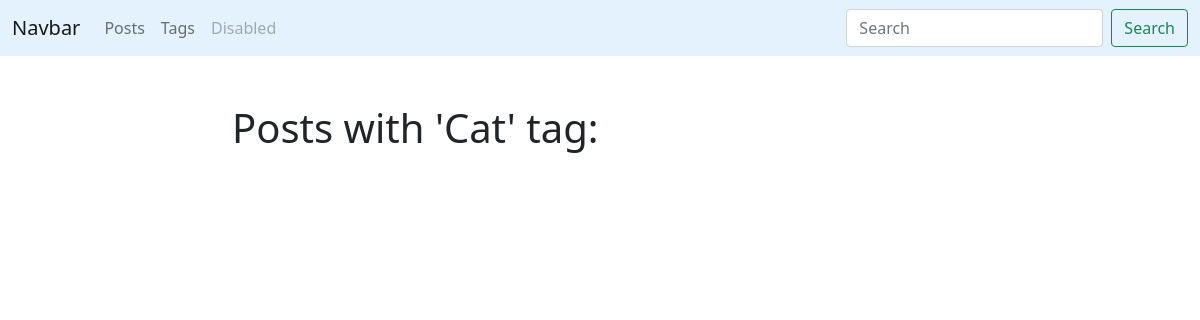
The page /blog/tag/cat/ on the database as committed earlier.
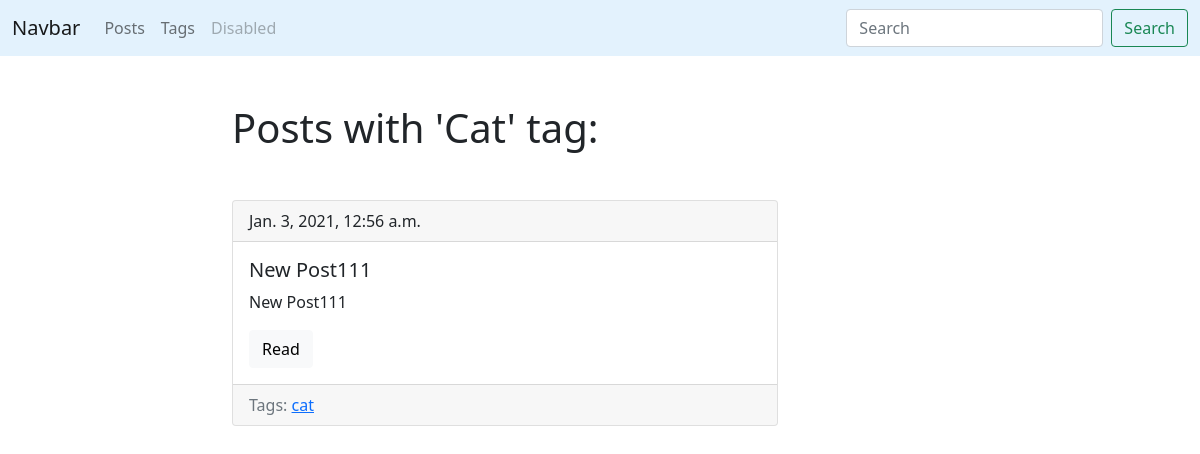
The same page on the database as committed later.
### blog/models.py (models this page shows, shortened)
class Tag(models.Model):
    title = models.CharField(max_length=50)
    slug = models.SlugField(max_length=50, unique=True)
    def get_absolute_url(self):
        return reverse('tag_detail_url', kwargs={'slug': self.slug})
    class Meta:
        ordering = ['title']

class Post(models.Model):
    title = models.CharField(max_length= 150, db_index = True)
    slug = models.SlugField(max_length=150, blank=True, unique=True)
    body = models.TextField(blank=True, db_index=True)
    tags = models.ManyToManyField('Tag', blank=True, related_name = 'posts')
    date_pub = models.DateTimeField(auto_now_add=True)
    def get_absolute_url(self):
        return reverse('post_detail_url', kwargs={'slug': self.slug})
    class Meta:
        ordering = ['-date_pub']

### blog/views.py (the view)
# urls.py: path('tag/<str:slug>/', TagDetail.as_view(model=Tag), name='tag_detail_url'),
class TagDetail(ObjectDetailMixin, View):
    form_model = Tag
    template = 'blog/tag_detail.html'

### blog/utils.py (called while the page is built)
    def get(self, request, slug):
        obj = get_object_or_404(self.model, slug__iexact=slug)
        return render(request, self.template, context={self.model.__name__.lower(): obj, 'admin_object': obj, 'detail': True})

### blog/templates/blog/tag_detail.html (shortened to what this page needs)
{% extends 'blog/base_blog.html' %}
{% block content %}
    <h1 class="mb-5">
            Posts with '{{ tag.title|title }}' tag:
    </h1>
    {% for post in tag.posts.all %}
        {% include 'blog/includes/post_card_template.html' %}
    {% endfor %}
{% endblock %}

### blog/templates/blog/base_blog.html (shortened to what this page needs)
{% extends 'base.html' %}

### templates/base.html (shortened to what this page needs)
{% load static %}
<!DOCTYPE html>
<html>
<head>
    <link href="https://cdn.jsdelivr.net/npm/bootstrap@5.0.0-beta1/dist/css/bootstrap.min.css" rel="stylesheet"
>
    <link rel="stylesheet" href="{% static 'css/styles.css' %}">
</head>
<body>
  <nav class="navbar navbar-expand-lg navbar-light" style="background-color: #e3f2fd;">
      <div class="container-fluid">
          <a class="navbar-brand" href="#">Navbar</a>
          <div class="collapse navbar-collapse" id="navbarSupportedContent">
              <ul class="navbar-nav me-auto mb-2 mb-lg-0">
                  <li class="nav-item">
                      <a class="nav-link" href="{% url 'posts_list_url' %}"> Posts </a>
                  </li>
                  <li class="nav-item">
                      <a class="nav-link" href="{% url 'tags_list_url' %}">Tags</a>
                  </li>
                  <li class="nav-item">
                      <a class="nav-link disabled" href="#" tabindex="-1" aria-disabled="true">Disabled</a>
                  </li>
              </ul>
              <form class="d-flex" action="{% url 'posts_list_url'%}">
                  <input class="form-control me-2" type="search" placeholder="Search" aria-label="Search" name = 'search'>
                  <button class="btn btn-outline-success" type="submit">Search</button>
              </form>
          </div>
      </div>
  </nav>
    <div class = "container mt-5">
      <div class="row">
        <div class="col-6 offset-md-2">
          {% block content %}{% endblock %}
        </div>
      </div>
    </div>
</body>
</html>

### blog/templates/blog/includes/post_card_template.html
    <div class="card mb-4">
        <div class="card-header">
            {{post.date_pub}}
        </div>
        <div class="card-body">
            <h5 class="card-title">{{post.title}}</h5>
            <p class="card-text">{{ post.title }}</p>
            <a href="{{ post.get_absolute_url }}" class="btn btn-light">Read</a>
        </div>
        <div class="card-footer text-muted">
            Tags:
            {% for tag in post.tags.all %}
                <a href="{{ tag.get_absolute_url }}"> {{tag.title}} </a>
            {% endfor %}
        </div>
    </div>

Rows that differ between the two databases and show on the page:
now on this page (row edited): Post: date_pub "Jan. 3, 2021, 12:56 a.m.", title "New Post111", Tag (title "cat")
